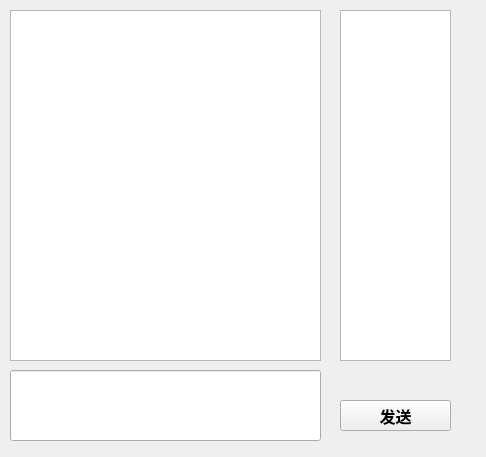
<?xml version="1.0" encoding="UTF-8"?>
<ui version="4.0">
 <class>GroupChat</class>
 <widget class="QWidget" name="GroupChat">
  <property name="geometry">
   <rect>
    <x>0</x>
    <y>0</y>
    <width>486</width>
    <height>457</height>
   </rect>
  </property>
  <property name="windowTitle">
   <string>Form</string>
  </property>
  <widget class="QTextEdit" name="groupMsg_textEdit">
   <property name="geometry">
    <rect>
     <x>10</x>
     <y>10</y>
     <width>311</width>
     <height>351</height>
    </rect>
   </property>
  </widget>
  <widget class="QLineEdit" name="userMsg_lineEdit">
   <property name="geometry">
    <rect>
     <x>10</x>
     <y>370</y>
     <width>311</width>
     <height>71</height>
    </rect>
   </property>
  </widget>
  <widget class="QPushButton" name="sendMsgButton">
   <property name="geometry">
    <rect>
     <x>340</x>
     <y>400</y>
     <width>111</width>
     <height>31</height>
    </rect>
   </property>
   <property name="font">
    <font>
     <pointsize>12</pointsize>
     <bold>true</bold>
    </font>
   </property>
   <property name="text">
    <string>发送</string>
   </property>
  </widget>
  <widget class="QListWidget" name="groupMember_listWidget">
   <property name="geometry">
    <rect>
     <x>340</x>
     <y>10</y>
     <width>111</width>
     <height>351</height>
    </rect>
   </property>
  </widget>
 </widget>
 <resources/>
 <connections/>
</ui>
